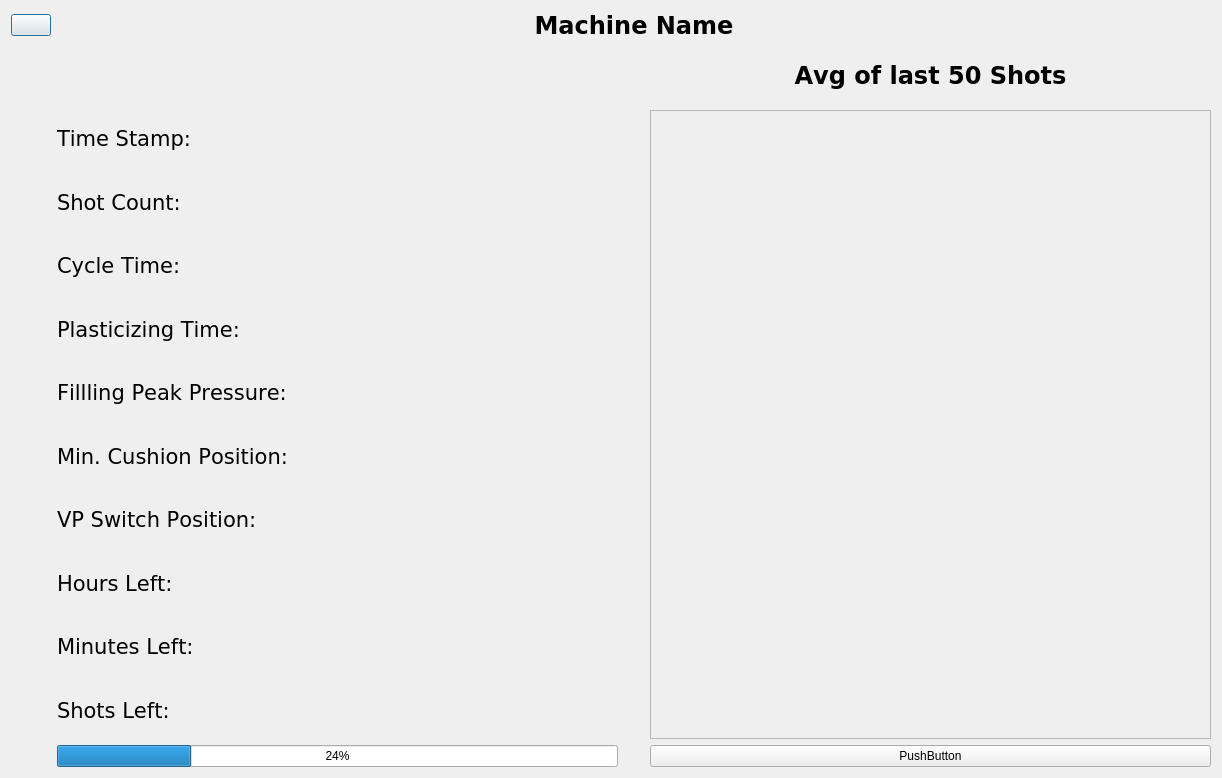
<?xml version="1.0" encoding="UTF-8"?>
<ui version="4.0">
 <class>Dialog</class>
 <widget class="QDialog" name="Dialog">
  <property name="geometry">
   <rect>
    <x>0</x>
    <y>0</y>
    <width>1222</width>
    <height>778</height>
   </rect>
  </property>
  <property name="sizePolicy">
   <sizepolicy hsizetype="Preferred" vsizetype="Preferred">
    <horstretch>0</horstretch>
    <verstretch>0</verstretch>
   </sizepolicy>
  </property>
  <property name="minimumSize">
   <size>
    <width>0</width>
    <height>0</height>
   </size>
  </property>
  <property name="maximumSize">
   <size>
    <width>1920</width>
    <height>1080</height>
   </size>
  </property>
  <property name="windowTitle">
   <string>Dialog</string>
  </property>
  <layout class="QHBoxLayout" name="horizontalLayout">
   <item>
    <layout class="QGridLayout" name="DataPoints">
     <property name="sizeConstraint">
      <enum>QLayout::SizeConstraint::SetDefaultConstraint</enum>
     </property>
     <item row="9" column="1">
      <widget class="QLabel" name="HrLeft">
       <property name="font">
        <font>
         <family>Verdana</family>
         <pointsize>16</pointsize>
         <bold>false</bold>
         <kerning>false</kerning>
        </font>
       </property>
       <property name="autoFillBackground">
        <bool>false</bool>
       </property>
       <property name="text">
        <string>Hours Left:</string>
       </property>
       <property name="textFormat">
        <enum>Qt::TextFormat::PlainText</enum>
       </property>
       <property name="alignment">
        <set>Qt::AlignmentFlag::AlignLeading|Qt::AlignmentFlag::AlignLeft|Qt::AlignmentFlag::AlignVCenter</set>
       </property>
      </widget>
     </item>
     <item row="0" column="1" colspan="3">
      <widget class="QLabel" name="MachineID">
       <property name="font">
        <font>
         <family>Verdana</family>
         <pointsize>18</pointsize>
         <bold>true</bold>
         <kerning>false</kerning>
        </font>
       </property>
       <property name="autoFillBackground">
        <bool>false</bool>
       </property>
       <property name="text">
        <string>Machine Name</string>
       </property>
       <property name="textFormat">
        <enum>Qt::TextFormat::PlainText</enum>
       </property>
       <property name="alignment">
        <set>Qt::AlignmentFlag::AlignCenter</set>
       </property>
      </widget>
     </item>
     <item row="1" column="3">
      <widget class="QLabel" name="MachineID_2">
       <property name="font">
        <font>
         <family>Verdana</family>
         <pointsize>18</pointsize>
         <bold>true</bold>
         <kerning>false</kerning>
        </font>
       </property>
       <property name="autoFillBackground">
        <bool>false</bool>
       </property>
       <property name="text">
        <string>Avg of last 50 Shots</string>
       </property>
       <property name="textFormat">
        <enum>Qt::TextFormat::PlainText</enum>
       </property>
       <property name="alignment">
        <set>Qt::AlignmentFlag::AlignCenter</set>
       </property>
      </widget>
     </item>
     <item row="6" column="1">
      <widget class="QLabel" name="FillingPeak">
       <property name="font">
        <font>
         <family>Verdana</family>
         <pointsize>16</pointsize>
         <bold>false</bold>
         <kerning>false</kerning>
        </font>
       </property>
       <property name="autoFillBackground">
        <bool>false</bool>
       </property>
       <property name="text">
        <string>Fillling Peak Pressure:</string>
       </property>
       <property name="textFormat">
        <enum>Qt::TextFormat::PlainText</enum>
       </property>
       <property name="alignment">
        <set>Qt::AlignmentFlag::AlignLeading|Qt::AlignmentFlag::AlignLeft|Qt::AlignmentFlag::AlignVCenter</set>
       </property>
      </widget>
     </item>
     <item row="1" column="0" rowspan="12">
      <spacer name="verticalSpacer">
       <property name="orientation">
        <enum>Qt::Orientation::Vertical</enum>
       </property>
       <property name="sizeHint" stdset="0">
        <size>
         <width>20</width>
         <height>40</height>
        </size>
       </property>
      </spacer>
     </item>
     <item row="11" column="1">
      <widget class="QLabel" name="ShotLeft">
       <property name="font">
        <font>
         <family>Verdana</family>
         <pointsize>16</pointsize>
         <bold>false</bold>
         <kerning>false</kerning>
        </font>
       </property>
       <property name="autoFillBackground">
        <bool>false</bool>
       </property>
       <property name="text">
        <string>Shots Left:</string>
       </property>
       <property name="textFormat">
        <enum>Qt::TextFormat::PlainText</enum>
       </property>
       <property name="alignment">
        <set>Qt::AlignmentFlag::AlignLeading|Qt::AlignmentFlag::AlignLeft|Qt::AlignmentFlag::AlignVCenter</set>
       </property>
      </widget>
     </item>
     <item row="12" column="1">
      <widget class="QProgressBar" name="PercentLeft">
       <property name="value">
        <number>24</number>
       </property>
      </widget>
     </item>
     <item row="7" column="1">
      <widget class="QLabel" name="MinCushPos">
       <property name="font">
        <font>
         <family>Verdana</family>
         <pointsize>16</pointsize>
         <bold>false</bold>
         <kerning>false</kerning>
        </font>
       </property>
       <property name="autoFillBackground">
        <bool>false</bool>
       </property>
       <property name="text">
        <string>Min. Cushion Position:</string>
       </property>
       <property name="textFormat">
        <enum>Qt::TextFormat::PlainText</enum>
       </property>
       <property name="alignment">
        <set>Qt::AlignmentFlag::AlignLeading|Qt::AlignmentFlag::AlignLeft|Qt::AlignmentFlag::AlignVCenter</set>
       </property>
      </widget>
     </item>
     <item row="8" column="1">
      <widget class="QLabel" name="VPSwitchPos">
       <property name="font">
        <font>
         <family>Verdana</family>
         <pointsize>16</pointsize>
         <bold>false</bold>
         <kerning>false</kerning>
        </font>
       </property>
       <property name="autoFillBackground">
        <bool>false</bool>
       </property>
       <property name="text">
        <string>VP Switch Position:</string>
       </property>
       <property name="textFormat">
        <enum>Qt::TextFormat::PlainText</enum>
       </property>
       <property name="alignment">
        <set>Qt::AlignmentFlag::AlignLeading|Qt::AlignmentFlag::AlignLeft|Qt::AlignmentFlag::AlignVCenter</set>
       </property>
      </widget>
     </item>
     <item row="2" column="1">
      <widget class="QLabel" name="TimeStamp">
       <property name="font">
        <font>
         <family>Verdana</family>
         <pointsize>16</pointsize>
         <bold>false</bold>
         <kerning>false</kerning>
        </font>
       </property>
       <property name="autoFillBackground">
        <bool>false</bool>
       </property>
       <property name="text">
        <string>Time Stamp:</string>
       </property>
       <property name="textFormat">
        <enum>Qt::TextFormat::PlainText</enum>
       </property>
       <property name="alignment">
        <set>Qt::AlignmentFlag::AlignLeading|Qt::AlignmentFlag::AlignLeft|Qt::AlignmentFlag::AlignVCenter</set>
       </property>
      </widget>
     </item>
     <item row="0" column="0">
      <widget class="QPushButton" name="ButtonExit">
       <property name="text">
        <string/>
       </property>
       <property name="icon">
        <iconset theme="QIcon::ThemeIcon::ApplicationExit"/>
       </property>
       <property name="iconSize">
        <size>
         <width>32</width>
         <height>32</height>
        </size>
       </property>
       <property name="shortcut">
        <string>Ctrl+W</string>
       </property>
       <property name="checkable">
        <bool>false</bool>
       </property>
       <property name="checked">
        <bool>false</bool>
       </property>
      </widget>
     </item>
     <item row="1" column="1">
      <spacer name="horizontalSpacer">
       <property name="orientation">
        <enum>Qt::Orientation::Horizontal</enum>
       </property>
       <property name="sizeType">
        <enum>QSizePolicy::Policy::Expanding</enum>
       </property>
       <property name="sizeHint" stdset="0">
        <size>
         <width>20</width>
         <height>20</height>
        </size>
       </property>
      </spacer>
     </item>
     <item row="4" column="1">
      <widget class="QLabel" name="CycleTime">
       <property name="font">
        <font>
         <family>Verdana</family>
         <pointsize>16</pointsize>
         <bold>false</bold>
         <kerning>false</kerning>
        </font>
       </property>
       <property name="autoFillBackground">
        <bool>false</bool>
       </property>
       <property name="text">
        <string>Cycle Time:</string>
       </property>
       <property name="textFormat">
        <enum>Qt::TextFormat::PlainText</enum>
       </property>
       <property name="alignment">
        <set>Qt::AlignmentFlag::AlignLeading|Qt::AlignmentFlag::AlignLeft|Qt::AlignmentFlag::AlignVCenter</set>
       </property>
      </widget>
     </item>
     <item row="1" column="2" rowspan="12">
      <spacer name="verticalSpacer_2">
       <property name="orientation">
        <enum>Qt::Orientation::Vertical</enum>
       </property>
       <property name="sizeHint" stdset="0">
        <size>
         <width>20</width>
         <height>40</height>
        </size>
       </property>
      </spacer>
     </item>
     <item row="5" column="1">
      <widget class="QLabel" name="PlastTime">
       <property name="font">
        <font>
         <family>Verdana</family>
         <pointsize>16</pointsize>
         <bold>false</bold>
         <kerning>false</kerning>
        </font>
       </property>
       <property name="autoFillBackground">
        <bool>false</bool>
       </property>
       <property name="text">
        <string>Plasticizing Time:</string>
       </property>
       <property name="textFormat">
        <enum>Qt::TextFormat::PlainText</enum>
       </property>
       <property name="alignment">
        <set>Qt::AlignmentFlag::AlignLeading|Qt::AlignmentFlag::AlignLeft|Qt::AlignmentFlag::AlignVCenter</set>
       </property>
      </widget>
     </item>
     <item row="3" column="1">
      <widget class="QLabel" name="ShotCount">
       <property name="font">
        <font>
         <family>Verdana</family>
         <pointsize>16</pointsize>
         <bold>false</bold>
         <kerning>false</kerning>
        </font>
       </property>
       <property name="autoFillBackground">
        <bool>false</bool>
       </property>
       <property name="text">
        <string>Shot Count:</string>
       </property>
       <property name="textFormat">
        <enum>Qt::TextFormat::PlainText</enum>
       </property>
       <property name="alignment">
        <set>Qt::AlignmentFlag::AlignLeading|Qt::AlignmentFlag::AlignLeft|Qt::AlignmentFlag::AlignVCenter</set>
       </property>
      </widget>
     </item>
     <item row="10" column="1">
      <widget class="QLabel" name="MinLeft">
       <property name="font">
        <font>
         <family>Verdana</family>
         <pointsize>16</pointsize>
         <bold>false</bold>
         <kerning>false</kerning>
        </font>
       </property>
       <property name="autoFillBackground">
        <bool>false</bool>
       </property>
       <property name="text">
        <string>Minutes Left:</string>
       </property>
       <property name="textFormat">
        <enum>Qt::TextFormat::PlainText</enum>
       </property>
       <property name="alignment">
        <set>Qt::AlignmentFlag::AlignLeading|Qt::AlignmentFlag::AlignLeft|Qt::AlignmentFlag::AlignVCenter</set>
       </property>
      </widget>
     </item>
     <item row="2" column="3" rowspan="10">
      <widget class="QScrollArea" name="scrollArea">
       <property name="widgetResizable">
        <bool>true</bool>
       </property>
       <widget class="QWidget" name="scrollAreaWidgetContents">
        <property name="geometry">
         <rect>
          <x>0</x>
          <y>0</y>
          <width>558</width>
          <height>617</height>
         </rect>
        </property>
       </widget>
      </widget>
     </item>
     <item row="12" column="3">
      <widget class="QPushButton" name="pushButton">
       <property name="text">
        <string>PushButton</string>
       </property>
      </widget>
     </item>
    </layout>
   </item>
  </layout>
 </widget>
 <resources/>
 <connections/>
</ui>
